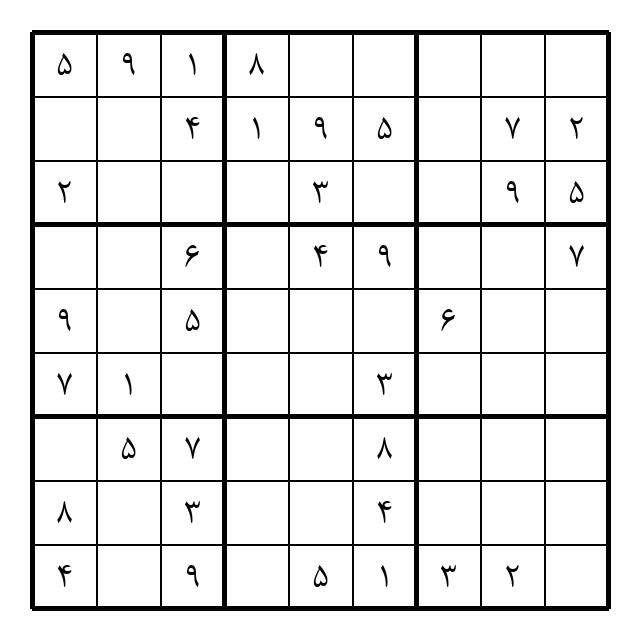
#> input picture backend/sudoku_runs/sudoku_medium_20260714_151427_563299_seed_1701254515/fa/images_original/sudoku_00001_fa.png, 640 x 640 px
$ python -i generate_sudoku_dataset.py   (imports and definitions only)
#> lines starting #> are read from the running program, lines starting #| are printed output that depends on the picture; after the words box and inside, x2 and y2 are one past the last pixel; in counts of white or black regions, pixels touching at a corner belong together
from __future__ import annotations

import argparse
import csv
import io
import json
import random
from datetime import datetime
from pathlib import Path

import numpy as np
from PIL import Image, ImageDraw, ImageEnhance, ImageFilter, ImageFont


BASE = 3
SIDE = 9

SCRIPT_DIR = Path(__file__).resolve().parent


# [5 lines left out: function safe_parent, not called in this run]


DIFFICULTY_LEVELS = {
    "easy": 35,
    "medium": 45,
    "hard": 55,
    "expert": 60,
}

PERSIAN_DIGITS = {
    "0": "۰",
    "1": "۱",
    "2": "۲",
    "3": "۳",
    "4": "۴",
    "5": "۵",
    "6": "۶",
    "7": "۷",
    "8": "۸",
    "9": "۹",
}

LABEL_FIELDS = [
    "filename",
    "style",
    "kind",
    "puzzle",
    "solution",
    "difficulty",
    "requested_blanks",
    "actual_blanks",
    "seed",
]

FONT_EXTENSIONS = {".ttf", ".otf", ".ttc"}

BAD_FONT_KEYWORDS = [
    "wingdings",
    "webdings",
    "symbol",
    "seguisym",
    "segoe fluent icons",
    "segoe mdl2 assets",
    "materialicons",
    "fontawesome",
    "emoji",
    "icons",
    "icon",
    "dingbats",
]

PREFERRED_FA_KEYWORDS = [
    "vazir",
    "vazirmatn",
    "iransans",
    "nazanin",
    "tahoma",
    "arial",
    "shabnam",
    "sahel",
    "yekan",
]

PREFERRED_EN_KEYWORDS = [
    "arial",
    "tahoma",
    "dejavu",
    "times",
    "calibri",
    "verdana",
    "segoe",
    "roboto",
    "open sans",
    "opensans",
    "lato",
    "montserrat",
    "ubuntu",
    "courier",
    "georgia",
    "cambria",
    "candara",
    "consola",
    "liberation",
    "source sans",
    "sourcesans",
    "inter",
    "helvetica",
    "myriad",
    "garamond",
]

ENGLISH_EXCLUDED_FONT_KEYWORDS = [
    "azarmehr",
    "vazir",
    "vazirmatn",
    "iransans",
    "nazanin",
    "shabnam",
    "sahel",
    "yekan",
    "persian",
    "farsi",
    "arabic",
    "urdu",
]

ENGLISH_CURATED_FONT_KEYWORDS = [
    "arial",
    "calibri",
    "verdana",
    "tahoma",
    "timesnewroman",
    "times new roman",
    "times",
    "georgia",
    "cambria",
    "candara",
    "couriernew",
    "courier new",
    "consola",
    "consolas",
    "segoeui",
    "segoe ui",
    "dejavusans",
    "dejavu sans",
    "dejavuserif",
    "dejavu serif",
    "liberationsans",
    "liberation sans",
    "liberationserif",
    "liberation serif",
    "roboto",
    "opensans",
    "open sans",
    "lato",
    "ubuntu",
    "inter",
]

SYSTEM_FONT_DIR_CANDIDATES = [
    Path("C:/Windows/Fonts"),
    Path("/usr/share/fonts"),
    Path("/usr/local/share/fonts"),
    Path.home() / ".fonts",
    Path.home() / ".local/share/fonts",
    Path("/Library/Fonts"),
    Path("/System/Library/Fonts"),
]


# ---------------------------
# Sudoku generation
# ---------------------------

def pattern(r: int, c: int) -> int:
    return (BASE * (r % BASE) + r // BASE + c) % SIDE


# [108 lines left out: functions shuffled, generate_solution, count_solutions, make_puzzle, not called in this run]


def flatten_board(board):
    return "".join(str(board[r][c]) for r in range(9) for c in range(9))


# [5 lines left out: function to_digit, not called in this run]


# ---------------------------
# Font utilities
# ---------------------------

def is_bad_font_file(font_path):
    name = Path(font_path).stem.lower()
    return any(k in name for k in BAD_FONT_KEYWORDS)


# [181 lines left out: functions collect_font_paths, glyph_signature, font_supports_digits_safely, count_different_digit_pairs, is_farsi_digit_font_name, is_english_font_candidate, not called in this run]


def is_persian_font_candidate(font_path, size=42):
    return font_supports_digits_safely(font_path, style="fa", size=size)


# [190 lines left out: functions score_font_for_style, filter_fonts_for_style, prepare_font_pools, choose_random_font, render_sudoku, not called in this run]


# ---------------------------
# Strong image variations
# ---------------------------

def find_perspective_coeffs(dst_pts, src_pts):
    matrix = []
    vector = []

    for (x, y), (u, v) in zip(dst_pts, src_pts):
        matrix.append([x, y, 1, 0, 0, 0, -u * x, -u * y])
        matrix.append([0, 0, 0, x, y, 1, -v * x, -v * y])
        vector.extend([u, v])

    A = np.array(matrix, dtype=np.float64)
    B = np.array(vector, dtype=np.float64)

    coeffs, *_ = np.linalg.lstsq(A, B, rcond=None)
    return coeffs.tolist()


def add_padding(img, pad_ratio=0.12):
    img = img.convert("RGB")
    w, h = img.size
    pad_x = int(w * pad_ratio)
    pad_y = int(h * pad_ratio)

    canvas = Image.new("RGB", (w + 2 * pad_x, h + 2 * pad_y), "white")
    canvas.paste(img, (pad_x, pad_y))
    return canvas


def apply_strong_perspective(img, distortion=0.10):
    """
    Perspective امن: گوشه‌های مقصد داخل canvas می‌مانند.
    نسخه قبلی اجازه می‌داد بعضی گوشه‌ها با مختصات منفی یا بزرگ‌تر از عرض/ارتفاع بروند
    و نتیجه‌اش خروج جدول از صفحه بود.
    """
    img = img.convert("RGB")
    w, h = img.size

    max_dx = w * distortion
    max_dy = h * distortion

    src_pts = [(0, 0), (w, 0), (w, h), (0, h)]

    dst_pts = [
        (random.uniform(0, max_dx), random.uniform(0, max_dy)),
        (w - random.uniform(0, max_dx), random.uniform(0, max_dy)),
        (w - random.uniform(0, max_dx), h - random.uniform(0, max_dy)),
        (random.uniform(0, max_dx), h - random.uniform(0, max_dy)),
    ]

    coeffs = find_perspective_coeffs(dst_pts, src_pts)

    return img.transform(
        img.size,
        Image.Transform.PERSPECTIVE,
        coeffs,
        resample=Image.Resampling.BICUBIC,
        fillcolor="white",
    )


def apply_affine_shear(img, strength=0.08):
    img = img.convert("RGB")
    w, h = img.size

    shear_x = random.uniform(-strength, strength)
    shear_y = random.uniform(-strength, strength)

    return img.transform(
        img.size,
        Image.Transform.AFFINE,
        (1, shear_x, 0, shear_y, 1, 0),
        resample=Image.Resampling.BICUBIC,
        fillcolor="white",
    )


# [24 lines left out: functions add_gaussian_noise, add_salt_pepper_noise, not called in this run]


def add_paper_texture(img, strength=18):
    img = img.convert("RGB")
    arr = np.array(img).astype(np.int16)

    h, w, _ = arr.shape

    texture = np.random.normal(0, strength, (h, w, 1))
    texture = np.repeat(texture, 3, axis=2)

    arr = np.clip(arr + texture, 0, 255).astype(np.uint8)

    return Image.fromarray(arr)


def add_uneven_lighting(img, strength=55):
    img = img.convert("RGB")
    arr = np.array(img).astype(np.float32)

    h, w, _ = arr.shape

    x = np.linspace(-1, 1, w)
    y = np.linspace(-1, 1, h)
    xx, yy = np.meshgrid(x, y)

    cx = random.uniform(-0.7, 0.7)
    cy = random.uniform(-0.7, 0.7)

    dist = np.sqrt((xx - cx) ** 2 + (yy - cy) ** 2)
    mask = 1.0 - np.clip(dist, 0, 1)

    if random.random() < 0.5:
        mask = -mask

    lighting = mask[..., None] * strength

    arr = np.clip(arr + lighting, 0, 255).astype(np.uint8)

    return Image.fromarray(arr)


def add_soft_shadow(img, alpha_max=55):
    base = img.convert("RGBA")
    w, h = base.size

    overlay = Image.new("RGBA", (w, h), (0, 0, 0, 0))
    draw = ImageDraw.Draw(overlay)

    shape_type = random.choice(["ellipse", "rectangle"])

    x0 = random.randint(-w // 3, w // 2)
    y0 = random.randint(-h // 3, h // 2)
    x1 = x0 + random.randint(w // 2, int(w * 1.4))
    y1 = y0 + random.randint(h // 2, int(h * 1.4))

    alpha = random.randint(18, alpha_max)

    if shape_type == "ellipse":
        draw.ellipse((x0, y0, x1, y1), fill=(0, 0, 0, alpha))
    else:
        draw.rectangle((x0, y0, x1, y1), fill=(0, 0, 0, alpha))

    overlay = overlay.filter(ImageFilter.GaussianBlur(radius=random.uniform(35, 90)))

    return Image.alpha_composite(base, overlay).convert("RGB")


def add_jpeg_artifact(img, quality_range=(25, 65)):
    img = img.convert("RGB")

    buffer = io.BytesIO()
    quality = random.randint(*quality_range)

    img.save(buffer, format="JPEG", quality=quality)
    buffer.seek(0)

    return Image.open(buffer).convert("RGB")


# [25 lines left out: function add_motion_blur, not called in this run]


def degrade_resolution(img, scale_min=0.45, scale_max=0.85):
    img = img.convert("RGB")
    w, h = img.size

    scale = random.uniform(scale_min, scale_max)

    small_w = max(32, int(w * scale))
    small_h = max(32, int(h * scale))

    img = img.resize((small_w, small_h), Image.Resampling.BILINEAR)
    img = img.resize((w, h), Image.Resampling.BILINEAR)

    return img


def random_crop_and_resize(img, crop_ratio=0.04):
    img = img.convert("RGB")
    w, h = img.size

    max_dx = int(w * crop_ratio)
    max_dy = int(h * crop_ratio)

    left = random.randint(0, max_dx)
    top = random.randint(0, max_dy)
    right = w - random.randint(0, max_dx)
    bottom = h - random.randint(0, max_dy)

    img = img.crop((left, top, right, bottom))
    img = img.resize((w, h), Image.Resampling.BICUBIC)

    return img


def make_image_variant(img, severity=1.6, always_add_noise=False):
    """
    Augmentation قوی‌تر برای ساخت دیتاست متنوع‌تر.
    severity حدود پیشنهادی:
    1.0 = ملایم
    1.5 = متوسط رو به قوی
    2.0 = قوی
    2.5 = خیلی قوی و ممکن است بعضی تصاویر سخت‌خوان شوند
    """

    original_size = img.size

    img = img.convert("RGB")

    # برای اینکه rotation/perspective گوشه‌ها را زیاد نبرد، اول حاشیه می‌دهیم
    img = add_padding(img, pad_ratio=random.uniform(0.08, 0.16))

    # نور و کنتراست قوی‌تر
    img = ImageEnhance.Brightness(img).enhance(random.uniform(0.72, 1.28))
    img = ImageEnhance.Contrast(img).enhance(random.uniform(0.65, 1.45))

    # رنگ سفید کاغذ را کمی طبیعی‌تر می‌کند
    if random.random() < 0.70:
        img = add_paper_texture(img, strength=random.uniform(6, 18) * severity)

    # نور ناهموار
    if random.random() < 0.75:
        img = add_uneven_lighting(img, strength=random.uniform(25, 65) * severity)

    # projection / perspective قوی‌تر
    if random.random() < 0.95:
        img = apply_strong_perspective(
            img,
            distortion=random.uniform(0.055, 0.12) * severity
        )

    # shear / affine
    if random.random() < 0.75:
        img = apply_affine_shear(
            img,
            strength=random.uniform(0.025, 0.08) * severity
        )

    # rotation قوی‌تر
    angle = random.uniform(-8.0, 8.0) * severity
    img = img.rotate(
        angle,
        resample=Image.Resampling.BICUBIC,
        fillcolor="white",
    )

    # crop خیلی محدود؛ crop زیاد باعث می‌شود جدول از کادر بزند بیرون
    if random.random() < 0.12:
        img = random_crop_and_resize(
            img,
            crop_ratio=random.uniform(0.004, 0.012)
        )

    # shadow واضح‌تر
    if random.random() < 0.75:
        img = add_soft_shadow(img, alpha_max=int(35 + 18 * severity))

    # blur قوی‌تر: تمرکز روی تاری واقعی به‌جای نویز
    if random.random() < 0.85:
        img = img.filter(
            ImageFilter.GaussianBlur(radius=random.uniform(0.8, 2.4) * severity)
        )

    # motion blur بیشتر برای نمونه‌های تارتر
    if random.random() < 0.55:
        img = add_motion_blur(img)
        if random.random() < 0.40:
            img = add_motion_blur(img)

    # کاهش کیفیت رزولوشن برای ایجاد blur طبیعی‌تر
    if random.random() < 0.85:
        img = degrade_resolution(
            img,
            scale_min=max(0.20, 0.55 - 0.15 * severity),
            scale_max=0.82,
        )

    # نویز دیگر اجباری نیست؛ فقط گاهی و خیلی ملایم
    if always_add_noise:
        img = add_gaussian_noise(img, sigma=random.uniform(4.0, 8.0) * severity)
    else:
        if random.random() < 0.15:
            img = add_gaussian_noise(img, sigma=random.uniform(3.0, 6.0) * severity)

        # salt pepper noise بسیار کم، فقط برای تنوع محدود
        if random.random() < 0.05:
            img = add_salt_pepper_noise(
                img,
                amount=random.uniform(0.0005, 0.0015)
            )
    # jpeg artifacts
    if random.random() < 0.65:
        img = add_jpeg_artifact(
            img,
            quality_range=(25, 70)
        )

    # خروجی را دوباره به سایز اصلی برمی‌گردانیم
    img = img.resize(original_size, Image.Resampling.BICUBIC)

    return img


def content_touches_border(img, threshold=140, border=18):
    """
    اگر محتوای تیره‌ی تصویر خیلی به لبه نزدیک باشد، احتمالاً جدول از کادر خارج شده
    یا بعداً برای cell extraction دردسر درست می‌کند.
    """
    gray = img.convert("L")
    arr = np.array(gray)

    mask = arr < threshold

    if mask.sum() < 50:
        return True

    ys, xs = np.where(mask)

    min_x = int(xs.min())
    max_x = int(xs.max())
    min_y = int(ys.min())
    max_y = int(ys.max())

    w, h = img.size

    return (
        min_x < border or
        min_y < border or
        max_x > w - border or
        max_y > h - border
    )


def make_safe_image_variant(
    original_img,
    severity=1.2,
    always_add_noise=False,
    max_attempts=12,
    border=18,
    threshold=140,
):
    """
    چند بار variant می‌سازد و فقط وقتی ذخیره می‌کند که جدول به لبه‌ها نچسبیده باشد.
    اگر همه تلاش‌ها بد شد، یک variant خیلی ملایم می‌سازد تا تصویر از کادر خارج نشود.
    """
    for attempt in range(max_attempts):
        candidate = make_image_variant(
            original_img,
            severity=severity,
            always_add_noise=always_add_noise,
        )

        if not content_touches_border(candidate, threshold=threshold, border=border):
            return candidate

    # fallback بسیار امن
    candidate = make_image_variant(
        original_img,
        severity=0.75,
        always_add_noise=always_add_noise,
    )

    if not content_touches_border(candidate, threshold=threshold, border=border):
        return candidate

    # آخرین راه: خود تصویر اصلی + نویز خیلی ملایم، چون خود جدول اصلی حاشیه دارد
    return add_gaussian_noise(original_img, sigma=6.0)

# ---------------------------
# CSV helpers
# ---------------------------

# [6 lines left out: function init_labels_csv, not called in this run]


def append_label(writer, file_obj, row):
    writer.writerow(row)
    file_obj.flush()


# ---------------------------
# Dataset generation
# ---------------------------

# [321 lines left out: functions generate_dataset, parse_args, not called in this run]


# [16 lines not run here, left out]

>>> from PIL import Image
>>> picture = Image.open('../../sudoku_runs/sudoku_medium_20260714_151427_563299_seed_1701254515/fa/images_original/sudoku_00001_fa.png')
#> picture is the input picture: PIL image 640x640 RGB; min 0, max 255, mean 230.6
>>> result = make_safe_image_variant(picture)
#> in add_padding, `canvas.paste(img, (pad_x, pad_y))`:
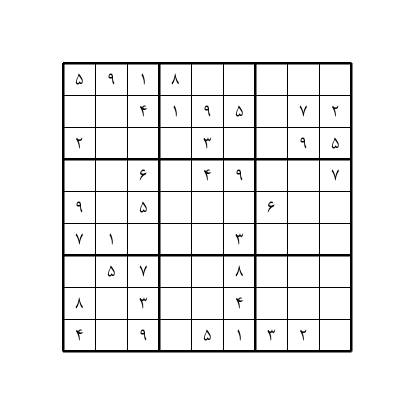
#> canvas: PIL image 828x828 RGB (shown at 1/2 size); min 0, max 255, mean 240.4
#> in add_uneven_lighting, `mask = 1.0 - np.clip(dist, 0, 1)`:
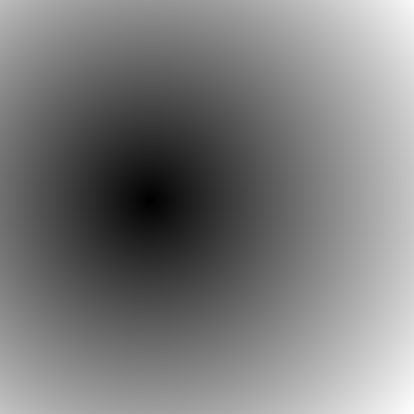
#> dist: shape (828, 828) float64 (shown at 1/2 size); min 0.000884, max 1.64, mean 0.8; drawn with min black and max white
#> in add_uneven_lighting, `arr = np.clip(arr + lighting, 0, 255).astype(np.uint8)`:
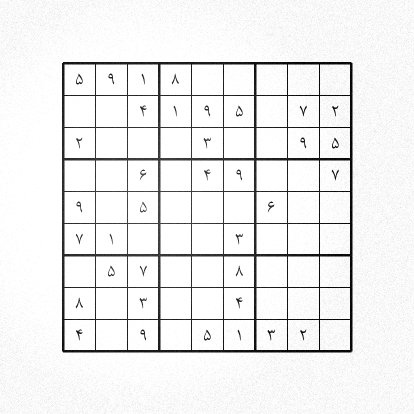
#> arr: shape (828, 828, 3) (shown at 1/2 size); min 0, max 255, mean 239.5
#> in add_soft_shadow, `overlay = overlay.filter(ImageFilter.GaussianBlur(radius=random.unifor..`:
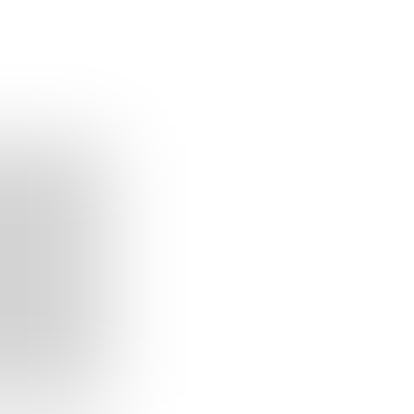
#> overlay: PIL image 828x828 RGBA (shown at 1/2 size); mean R, G, B, A 0, 0, 0, 6.8; transparent parts drawn white
#> in add_soft_shadow, `return Image.alpha_composite(base, overlay).convert("RGB")`:
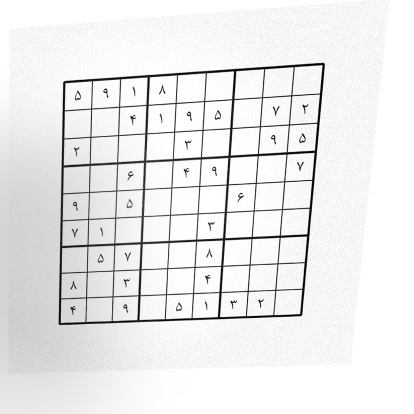
#> returned value: PIL image 828x828 RGB (shown at 1/2 size); min 0, max 255, mean 235
#> in make_image_variant, `img = img.filter( ImageFilter.GaussianBlur(radius=random.uniform(0.8, ..`:
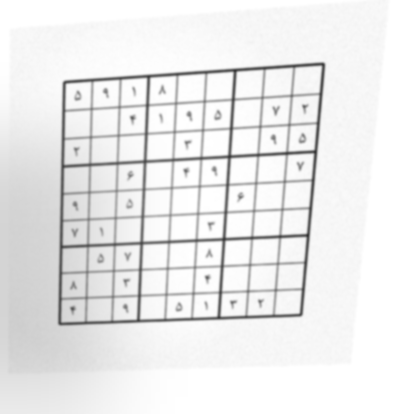
#> img: PIL image 828x828 RGB (shown at 1/2 size); min 49, max 255, mean 235
#> in content_touches_border, `mask = arr < threshold`:
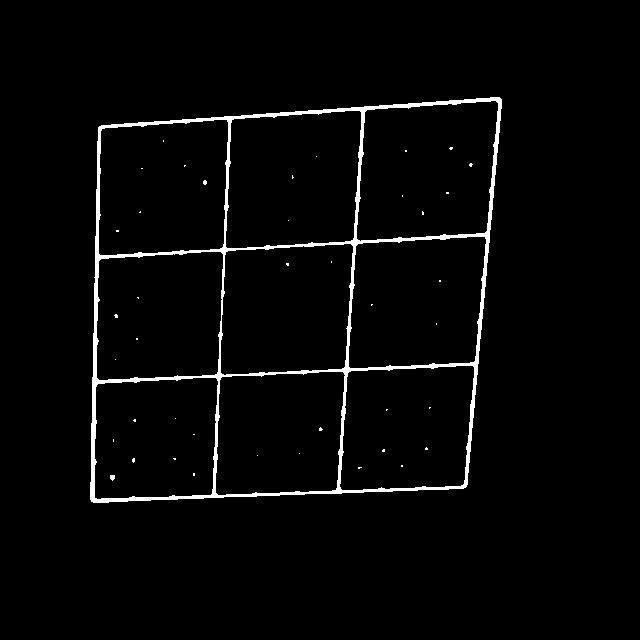
#> mask: shape (640, 640) bool; 2.6% white; 42 white regions (40 under 20 px), largest, box (x1, y1, x2, y2) and area: (90, 97, 502, 503) 10510, (110, 475, 115, 481) 24
#> in content_touches_border, `ys, xs = np.where(mask)`: ys = 10731 values from 97 to 502; xs = 10731 values, max 501 at index 72, min 90 at index 9288, mean 289.3
#> in content_touches_border, `min_x = int(xs.min())`: min_x = 90
#> in content_touches_border, `max_x = int(xs.max())`: max_x = 501
#> in content_touches_border, `min_y = int(ys.min())`: min_y = 97
#> in content_touches_border, `max_y = int(ys.max())`: max_y = 502
